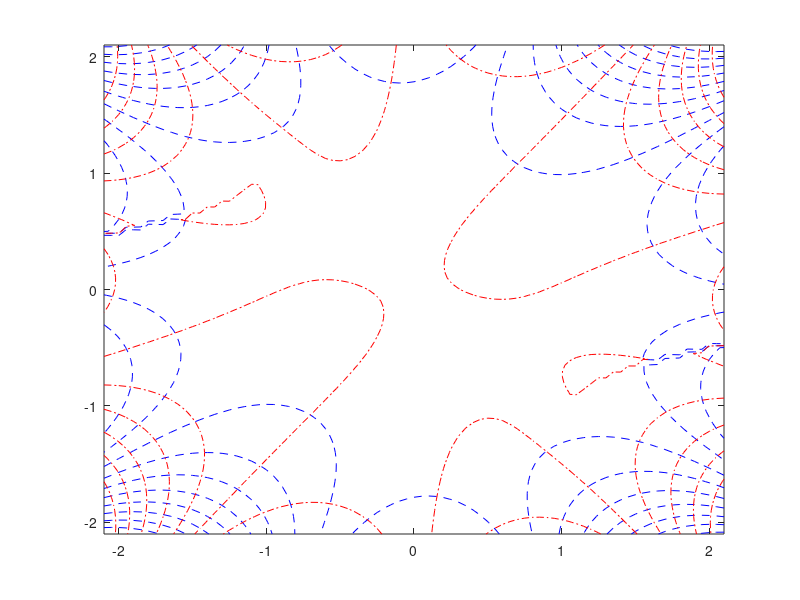
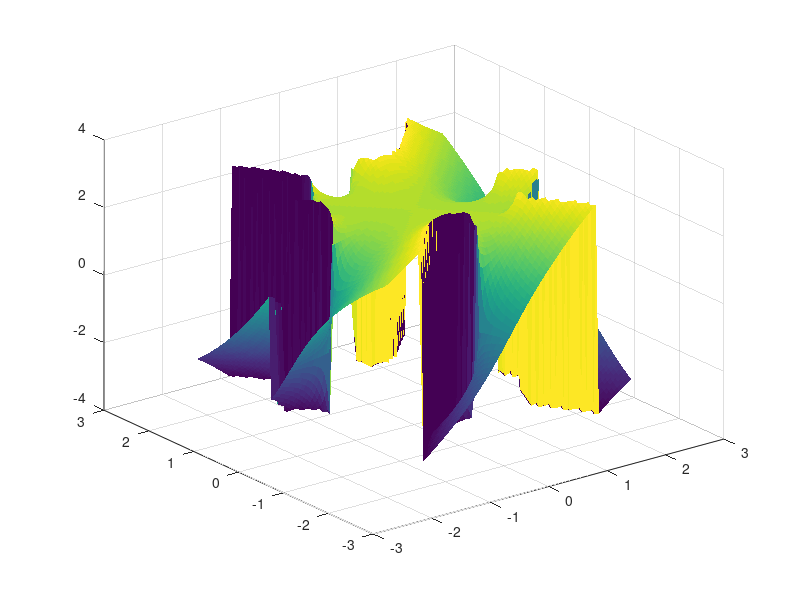
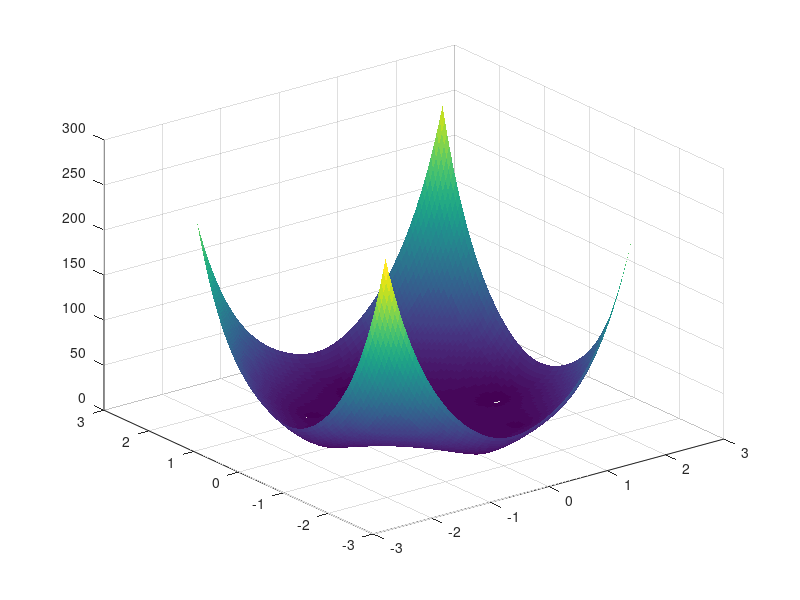

Write the MATLAB code that produced these figures, in order. (Note: this script raises an error after producing the figures.)
clear all
clc

%%  Complex root finder
% this is a complex root finder based on the Delves & Lynes method


% Author: Rens van Leijden, TU Delft



%% input

f = @(z) z.^4 - 16;
% f1 = @(z) 4*z.^3;
kk = 2-0.5i;
kk2 = 1-1i;
% f = @(z) sqrt(kk2^2-z.^2).*sqrt(z.^2-kk^2).*(z.^15-16)%.*(z.^4-16);
% f = @(z) sqrt(kk2^2-z.^2).*sqrt(z.^2-kk^2)
f = @(z) sqrt(kk2^2-z.^2).*(z.^4-4);
% f = @(z) z.^15-16

% function from rreusser finding roots in the complex plane
% f = @(z) sqrt(z+5+3i)*sqrt(z+5-3i)
%% input for determinant of elastic layer configuration

% c_p = real(1.719084289205639e+03 + 3.322560356224935e+01i);
% c_s = real(3.704985415873700e+02 + 1.875674989161015e+01i);
% lambda = real(5.114035573342751e+09 + 1.649233839281022e+08i);
% mu = real(2.612383107677712e+08 + 2.651871379876653e+07i);
% 
% % c_p = 297;
% % c_s = 121;
% % rho = 1700;
% % mu = c_s^2*rho;
% % lambda = c_p^2*rho-2*mu;
% E = 7e7;
% nu = 0.4;
% rho = 1700
% % lambda = E*nu/((1+nu)*(1-2*nu));
% % mu = E/(2*(1+nu));
% % c_p = sqrt((lambda+2*mu)/rho)
% % c_s = sqrt(mu/rho)
% omega = 10*2*pi;
% H = 10;
% k_p = omega/c_p;
% k_s = omega/c_s;
% 
% f = @(k_x) det([-i .* k_x -i .* exp(-i .* sqrt(omega .^ 2 ./ c_p .^ 2 - k_x .^ 2) .* H) .* k_x -i .* sqrt(omega .^ 2 ./ c_s .^ 2 - k_x .^ 2) i .* exp(-i .* sqrt(omega .^ 2 ./ c_s .^ 2 - k_x .^ 2) .* H) .* sqrt(omega .^ 2 ./ c_s .^ 2 - k_x .^ 2); -i .* sqrt(omega .^ 2 ./ c_p .^ 2 - k_x .^ 2) i .* sqrt(omega .^ 2 ./ c_p .^ 2 - k_x .^ 2) .* exp(-i .* sqrt(omega .^ 2 ./ c_p .^ 2 - k_x .^ 2) .* H) i .* k_x i .* exp(-i .* sqrt(omega .^ 2 ./ c_s .^ 2 - k_x .^ 2) .* H) .* k_x; (-omega .^ 2 ./ c_p .^ 2 .* lambda - 2 .* (omega .^ 2 ./ c_p .^ 2 - k_x .^ 2) .* mu) .* exp(-i .* sqrt(omega .^ 2 ./ c_p .^ 2 - k_x .^ 2) .* H) (-2 .* mu - lambda) .* (omega .^ 2 ./ c_p .^ 2 - k_x .^ 2) - k_x .^ 2 .* lambda 2 .* k_x .* exp(-i .* sqrt(omega .^ 2 ./ c_s .^ 2 - k_x .^ 2) .* H) .* sqrt(omega .^ 2 ./ c_s .^ 2 - k_x .^ 2) .* mu -2 .* k_x .* sqrt(omega .^ 2 ./ c_s .^ 2 - k_x .^ 2) .* mu; -2 .* mu .* k_x .* sqrt(omega .^ 2 ./ c_p .^ 2 - k_x .^ 2) .* exp(-i .* sqrt(omega .^ 2 ./ c_p .^ 2 - k_x .^ 2) .* H) 2 .* mu .* k_x .* sqrt(omega .^ 2 ./ c_p .^ 2 - k_x .^ 2) mu .* exp(-i .* sqrt(omega .^ 2 ./ c_s .^ 2 - k_x .^ 2) .* H) .* (2 .* k_x .^ 2 - omega .^ 2 ./ c_s .^ 2) k_x .^ 2 .* mu - (omega .^ 2 ./ c_s .^ 2 - k_x .^ 2) .* mu;]);
% 
% f = @(k_x) 32 .* ((((-(0.1e1 ./ 0.16e2) - exp(-2.*i .* H .* (sqrt((-k_x .^ 2 .* c_p .^ 2 + omega .^ 2) ./ c_p .^ 2) + sqrt((-k_x .^ 2 .* c_s .^ 2 + omega .^ 2) ./ c_s .^ 2))) ./ 16 - exp(-2.*i .* sqrt((-k_x .^ 2 .* c_p .^ 2 + omega .^ 2) ./ c_p .^ 2) .* H) ./ 16 - exp(-2.*i .* sqrt((-k_x .^ 2 .* c_s .^ 2 + omega .^ 2) ./ c_s .^ 2) .* H) ./ 16) .* mu + (-(0.1e1 ./ 0.32e2) - exp(-2.*i .* H .* (sqrt((-k_x .^ 2 .* c_p .^ 2 + omega .^ 2) ./ c_p .^ 2) + sqrt((-k_x .^ 2 .* c_s .^ 2 + omega .^ 2) ./ c_s .^ 2))) ./ 32 - exp(-2.*i .* sqrt((-k_x .^ 2 .* c_p .^ 2 + omega .^ 2) ./ c_p .^ 2) .* H) ./ 32 - exp(-2.*i .* sqrt((-k_x .^ 2 .* c_s .^ 2 + omega .^ 2) ./ c_s .^ 2) .* H) ./ 32) .* lambda) .* (omega .^ 4) - (-(0.1e1 ./ 0.4e1) - exp(-2.*i .* sqrt((-k_x .^ 2 .* c_p .^ 2 + omega .^ 2) ./ c_p .^ 2) .* H) ./ 4 - exp(-2.*i .* sqrt((-k_x .^ 2 .* c_s .^ 2 + omega .^ 2) ./ c_s .^ 2) .* H) ./ 4 - exp(-2.*i .* H .* (sqrt((-k_x .^ 2 .* c_p .^ 2 + omega .^ 2) ./ c_p .^ 2) + sqrt((-k_x .^ 2 .* c_s .^ 2 + omega .^ 2) ./ c_s .^ 2))) ./ 4 + exp(-i .* H .* (sqrt((-k_x .^ 2 .* c_p .^ 2 + omega .^ 2) ./ c_p .^ 2) + sqrt((-k_x .^ 2 .* c_s .^ 2 + omega .^ 2) ./ c_s .^ 2)))) .* (mu .* (c_p .^ 2) + 2 .* (c_s .^ 2) .* (mu + lambda ./ 2)) .* (k_x .^ 2) .* (omega .^ 2) ./ 4 + (-(0.1e1 ./ 0.4e1) - exp(-2.*i .* sqrt((-k_x .^ 2 .* c_p .^ 2 + omega .^ 2) ./ c_p .^ 2) .* H) ./ 4 - exp(-2.*i .* sqrt((-k_x .^ 2 .* c_s .^ 2 + omega .^ 2) ./ c_s .^ 2) .* H) ./ 4 - exp(-2.*i .* H .* (sqrt((-k_x .^ 2 .* c_p .^ 2 + omega .^ 2) ./ c_p .^ 2) + sqrt((-k_x .^ 2 .* c_s .^ 2 + omega .^ 2) ./ c_s .^ 2))) ./ 4 + exp(-i .* H .* (sqrt((-k_x .^ 2 .* c_p .^ 2 + omega .^ 2) ./ c_p .^ 2) + sqrt((-k_x .^ 2 .* c_s .^ 2 + omega .^ 2) ./ c_s .^ 2)))) .* (c_p .^ 2) .* (c_s .^ 2) .* mu .* (k_x .^ 4)) .* sqrt((-k_x .^ 2 .* c_s .^ 2 + omega .^ 2) ./ c_s .^ 2) .* sqrt((-k_x .^ 2 .* c_p .^ 2 + omega .^ 2) ./ c_p .^ 2) + (exp(-2.*i .* sqrt((-k_x .^ 2 .* c_p .^ 2 + omega .^ 2) ./ c_p .^ 2) .* H) + exp(-2.*i .* sqrt((-k_x .^ 2 .* c_s .^ 2 + omega .^ 2) ./ c_s .^ 2) .* H) - exp(-2.*i .* H .* (sqrt((-k_x .^ 2 .* c_p .^ 2 + omega .^ 2) ./ c_p .^ 2) + sqrt((-k_x .^ 2 .* c_s .^ 2 + omega .^ 2) ./ c_s .^ 2))) - 1) .* ((omega .^ 4) .* ((0.3e1 ./ 0.4e1) .* mu + lambda ./ 8) - (0.3e1 ./ 0.4e1) .* (mu .* (c_p .^ 2) + (0.4e1 ./ 0.3e1) .* (c_s .^ 2) .* (mu + lambda ./ 4)) .* (k_x .^ 2) .* (omega .^ 2) + (c_p .^ 2) .* (c_s .^ 2) .* (k_x .^ 4) .* mu) .* (k_x .^ 2) ./ 4) .* mu ./ (c_p .^ 2) ./ (c_s .^ 2);

%% plotting for check
% dx = 5e-3;
% re_min = -max(real(k_s))/0.2;
% re_max = 2*max(real(k_s))/0.2;
% im_min = -3;
% im_max = 50d-6;
% % im_max = 0.1;
% 
% % meshgrid and final complex value in matrix Z
% [X,Y] = meshgrid(re_min:dx:re_max,im_min:dx:im_max);
% Z = X + 1i.*Y;
% 
% fz = zeros(size(Z));
% for ii = 1:size(Z,1)
%     for ij = 1:size(Z,2)
%         fz(ii,ij) = f(Z(ii,ij));
%     end    
% end
% 
% 
% del = 0;
% a   = 1e-6:1e-5:real(k_p);
% b   = real(k_p)*imag(k_p)./a;
% b0  = (real(k_p)*imag(k_p))*(1+1.e-10)./a;
% % 
% c   = 1e-6:1e-5:real(k_s);
% d   = real(k_s)*imag(k_s)./c;
% d0  = (-del+real(k_s)*imag(k_s))*(1-1.e-10)./c;
% 
% figure;
% contour(real(Z),imag(Z),real(fz),'b--')
% hold on 
% contour(real(Z),imag(Z),imag(fz),'r-.')
% plot(a,b,'--k', 'LineWidth',0.5)
% plot(c,d,'--k', 'LineWidth',0.5)
% scatter(real(omega/c_p),imag(omega/c_p),'magenta')
% scatter(real(omega/c_s),imag(omega/c_s),'cyan')
% % surf(X,Y,angle(fz),'EdgeColor','none')
% % surf(X,Y,abs(fz),'EdgeColor','none')
% ylim([im_min,im_max])
%% plotting contour, angle, and absolute value

dx = 50e-3;

re_min = -2.1;
re_max = 2.1;
im_min = -2.1;
im_max = 2.1;

% meshgrid and final complex value in matrix Z
    [X,Y] = meshgrid(re_min:dx:re_max,im_min:dx:im_max);
    Z = X + 1i.*Y;

% clearvars X Y % delete variables X Y for saving memory


% plotting the contour
    figure
    contour(real(Z),imag(Z),real(f(Z)),'b--')
    hold on
    contour(real(Z),imag(Z),imag(f(Z)),'r-.')
    hold off
% plotting the angle
    figure
    surf(X,Y,angle(f(Z)),'EdgeColor','none')
% plotting the absolute value    
    figure
    surf(X,Y,abs(f(Z)),'EdgeColor','none')

%% Testing Argument principle code by Yaxi

% integration step
    re_length = re_max-re_min;
    im_length = im_max-im_min;
    w_step = min(0.01 * min(re_max - re_min, im_max - im_min), 0.0001);

% number of roots
%     Nroots = argument_principle_yaxi(f,re_min, re_max, im_min, im_max, w_step)
    Nroots = argument_principle_yaxi_clean(f,re_min, re_max, im_min, im_max, w_step)

%% Testing argument principle code by Rens

 % Circle
    Nint = 1e4;
    z0 = mean(Z); % middle of the rectangle as z0
    z0=0;
    r0 = 0.5*sqrt(re_length^2+im_length^2); % radius of circle equal to diagonal of rectangular / square search domain
    r0 = 3;
    k = 0:1:Nint-1;
    Zcirc = z0 + r0*exp(2*pi*1i.*k/Nint);

% plotting
    figure
    contour(real(Z),imag(Z),real(f(Z)),'b--')
    hold on
    contour(real(Z),imag(Z),imag(f(Z)),'r-.')
    plot(real(Zcirc),imag(Zcirc))
    hold off    

% Number of roots
    Nroots2 = findnumberofroots(f,Zcirc,'option_der','numerical',z0,r0,Nint)

%% testing methods

% Z = Vertices_Rectangular(re_min,re_max,im_min,im_max,'Npoints',1e6);
% 
re_length = re_max-re_min;
im_length = im_max-im_min;
% % initial circle
z0 = mean(Z); % middle of the rectangle as z0
z0=0
r0 = 0.5*sqrt(re_length^2+im_length^2); % radius of circle equal to diagonal of rectangular / square search domain
r0 = 3
% 
Npoints = length(Z);
% 
% % Args = zeros(Npoints,1);
% % for ii = 1:Npoints-1
% %     Args(ii) = angle(f(Z(ii+1)/f(Z(ii))));
% % end
% % Args(Npoints) = angle(f(Z(1)/f(Z(Npoints))));
% % 
% % Nroots = 1/2/pi*sum(Args)

w_step = min(0.01 * min(re_max - re_min, im_max - im_min), 0.0001);

Nroots = argument_principle_yaxi(f,re_min, re_max, im_min, im_max, w_step)
% Nroots2 = findnumberofroots(f,Z,'option_der','numerical',z0,r0,Npoints);

%% other paper 

% % circle origin and radius
% Npoints = 1e6;
% z0 = 2-2i;
% % z0 = 0-5i;
% % z0 = 5;
% z0 = 0;
% r0 = 1.5;
% % integration parameter
% k = 0:1:Npoints-1;
% 
% Z = z0 + r0*exp(2*pi*1i.*k/Npoints);
% 
% % plot for check
% % figure;
% hold on
% scatter(real(Z),imag(Z))
% hold off
% % title('Search domain circle')
% 
% 
% 
% 
% % n = Npoints;
% % fk = f(Z);
% % c = fft(fk)/n;
% % cp = (1:n-1).*c(2:end);
% % ppzk = n*ifft([cp 0])/r0;
% K = findnumberofroots(f,Z,'option_der','rootsofunity',z0,r0,Npoints)


% s = ifft(ppzk./fk);
% H = hankel(s(2:K+1), s(K+1:2*K));
% H2 = hankel(s(3:K+2), s(K+2:2*K+1));
% w = r0*eig(H2,H)+z0;


%%%%%%%%%%%%%%%%%%%%%%%%%%%%%%%%%%%%%%%%%%
%% Circle subdomain - finding and polishing roots at the end

% search domain
re_min = -5;
re_max = 5;
im_min = -5;
im_max = 5;

% plot search domain as rectangular domain inscribing a circle
Z = Vertices_Rectangular(re_min,re_max,im_min,im_max,1000);
% figure;
scatter(real(Z),imag(Z));
% lengths of domain
re_length = re_max-re_min;
im_length = im_max-im_min;
% initial circle
z0 = mean(Z); % middle of the rectangle as z0
r0 = 0.5*sqrt(re_length^2+im_length^2); % radius of circle equal to diagonal of rectangular / square search domain
k = 0:1:1000-1;
circ1 = z0 + r0 * exp(2*pi*1i.*k/1000);
hold on
h2 = scatter(real(circ1),imag(circ1));


% amount of zeroes
Npoints = 1e6;
Nroots = findnumberofroots(f,Z,'option_der','rootsofunity',z0,r0,Npoints);

% check if max # of roots are in the initial domain, if so calculate the
% roots
Nmax_domain = 2;
% if Nroots <= Nmax_domain
%     Npoints = 1e6;
%     roots_total = findrootsindomain3(f,z0,r0,Npoints,Nroots);
% % if not then start the while loop
% else    
    % intialise the first domain with mid-point, radii
    Domains = [z0, r0];
    
    % domains which will be evaluated further for the roots [r0,z0,Nroots of the domains]
    SearchDomains = [];    
    
    plot = 1;

    % start the while loop
    Nfound = 0;
    while Nfound == 0
        
        Domains_new = [];
        % subdivide the domain(s)
        for iD = 1:size(Domains,1)
            new_circles = subdivide_8circles(Domains(iD,1),Domains(iD,2));
            Domains_new = [Domains_new; ...
                            new_circles];
%             % plotting
%             if plot == 1
%                 for iCircle = 1:size(new_circles,1)
%                     plot_circle = new_circles(iCircle,1) + new_circles(iCircle,2)*exp(2*pi*1i.*k/1000);
%                     scatter(real(plot_circle),imag(plot_circle),'red')
%                 end
%             end
        end
        
        Domains = [];
        % for every domain check the # of roots
        for iD = 1:size(Domains_new,1)
            % plotting
            if plot == 1
                delete(h2)
                plot_circle = Domains_new(iD,1) + Domains_new(iD,2)*exp(2*pi*1i.*k/1000);
                h2 = scatter(real(plot_circle),imag(plot_circle),'red');
            end
            % calculate # of roots in the subdomain
            Nroots_subdomain = findnumberofroots(f,Z,'option_der','rootsofunity',Domains_new(iD,1),Domains_new(iD,2),Npoints)
            
            % if the imaginary part is not equal to zero we have crossed a
            % branch cut and we must subdivide, but if and only if there is
            % a potential root (thus if real part is 1, 1.5, 2, 2.5, etc.
            if imag(Nroots_subdomain) ~= 0 && mod(real(Nroots_subdomain),0) - mod(real(Nroots_subdomain),1) ~= 0
                Domains = [Domains; ...
                            Domains_new(iD,:)];                
            
            % if we have crossed a branch cut but there are no potential
            % roots then we don't subdivide (check if imaginary part is not
            % equal to zero suffices)
            elseif imag(Nroots_subdomain) ~= 0 
                continue
            
            % if # of roots in subdomain is smaller or equal to max # of
            % roots then save domain for root finding for later
            elseif Nroots_subdomain <= Nmax_domain && Nroots_subdomain > 0 && mod(Nroots_subdomain,1) ~= 0.5
                SearchDomains = [SearchDomains; ...
                                 Domains_new(iD,:), Nroots_subdomain];
                if plot == 1
                    plot_circle = Domains_new(iD,1) + Domains_new(iD,2)*exp(2*pi*1i.*k/1000);
                    scatter(real(plot_circle),imag(plot_circle),'green');
                end
                
            % if not, then check if there are more than Nmax_domain roots
            % in the domain, then we must subdivide. If not, e.g. equal to
            % zero, we exclude that subdomain by doing.. nothing (:
            elseif Nroots_subdomain > Nmax_domain 
                Domains = [Domains; ...
                            Domains_new(iD,:)];
            
            % if it gives either NaN or Inf values we know the contour is
            % over a zero thus we must divide that domain further
            elseif isnan(Nroots_subdomain) || isinf(Nroots_subdomain)
                Domains = [Domains; ...
                            Domains_new(iD,:)];
            
            % if we encounter a branch point we get halve values, when the
            % Nroots is 0.5 we have no other root, when it is e.g. 1.5
            % there may be a root so subdivide
            elseif Nroots_subdomain - mod(Nroots_subdomain,1) ~= 0
                Domains = [Domains; ...
                            Domains_new(iD,:)];
            end
        end
        
        % end while loop if Domains remains zero in size - SHOULD OPTIMISE
        % THIS
        if size(Domains,1) == 0
            Nfound = 1;
        end

    end
% end    

%  now use the searchdomains to look for the roots and optimise them
roots = [];
for iD = 1:size(SearchDomains,1)
    roots_found = findrootsindomain3(f,SearchDomains(iD,1),SearchDomains(iD,2),Npoints,SearchDomains(iD,3));
    roots = [roots; ...
                    roots_found];
end

% remove duplicates
tol = 1e-6;
roots = uniquetol([real(roots), imag(roots)],tol, 'ByRows',true);

% check if the final ones obey the search domain and delete the ones that
% don't
roots(find(real(roots) < re_min | real(roots) > re_max | imag(roots) < im_min | imag(roots) > im_max)) = [];


%%%%%%%%%%%%%%%%%%%%%%%%%%%%%%%%%%%%%%%%%%
%% Circle subdomain - finding and polishing roots during the while loop

% search domain
% re_min = 0.55;
% re_max = 0.565;
% im_min = -0.01;
% im_max = 0.01;

% plot search domain as rectangular domain inscribing a circle
Z = Vertices_Rectangular(re_min,re_max,im_min,im_max,1000);
% figure;
scatter(real(Z),imag(Z));
% lengths of domain
re_length = re_max-re_min;
im_length = im_max-im_min;
% initial circle
z0 = mean(Z); % middle of the rectangle as z0
r0 = 0.5*sqrt(re_length^2+im_length^2); % radius of circle equal to diagonal of rectangular / square search domain
k = 0:1:1000-1;
circ1 = z0 + r0 * exp(2*pi*1i.*k/1000);
hold on
h2 = scatter(real(circ1),imag(circ1));
h3 = scatter(real(circ1),imag(circ1));

% amount of zeroes
Npoints = 1e6;
Nroots_domain = findnumberofroots(f,Z,'option_der','rootsofunity',z0,r0,Npoints);

% for now lets just say that every time we cross a branch cut we include a
% branch point and thus the total amount of roots must be adjusted
Nroots_domain = real(Nroots_domain) - imag(Nroots_domain)*0.5;

% check if max # of roots are in the initial domain, if so calculate the
% roots
Nmax_domain = 3;
% if Nroots <= Nmax_domain
%     Npoints = 1e6;
%     roots_total = findrootsindomain3(f,z0,r0,Npoints,Nroots);
% % if not then start the while loop
% else    
    % intialise the first domain with mid-point, radii
    Domains = [z0, r0];
    
    % domains which will be evaluated further for the roots [r0,z0,Nroots of the domains]
    SearchDomains = [];    
    
    % option for plotting or not (debugging)
    plot = 1;
    
    % empty array to store the roots (MIGHT THINK ABOUT PREALLOCATING A
    % LARGE  VARIABLE FOR SPEED (NOT SURE IF NECESSARY ATM)
    roots = [];
    % start the while loop
    Nfound = 0;
    while Nfound ~= Nroots_domain
        
        % set / re-set the array for storing the new subdivided search
        % domains
        Domains_new = [];
        % subdivide the domain(s)
        for iD = 1:size(Domains,1)
            new_circles = subdivide_8circles(Domains(iD,1),Domains(iD,2));
            Domains_new = [Domains_new; ...
                            new_circles];
%             % plotting
%             if plot == 1
%                 for iCircle = 1:size(new_circles,1)
%                     plot_circle = new_circles(iCircle,1) + new_circles(iCircle,2)*exp(2*pi*1i.*k/1000);
%                     scatter(real(plot_circle),imag(plot_circle),'red')
%                 end
%             end
        end
        
        % do the same for the old one
        Domains = [];

        % for every domain check the # of roots
        for iD = 1:size(Domains_new,1)
            % plotting
            if plot == 1
                delete(h2)
                plot_circle = Domains_new(iD,1) + Domains_new(iD,2)*exp(2*pi*1i.*k/1000);
                h2 = scatter(real(plot_circle),imag(plot_circle),'red');
            end
            % calculate # of roots in the subdomain
            Nroots_subdomain = findnumberofroots(f,Z,'option_der','rootsofunity',Domains_new(iD,1),Domains_new(iD,2),Npoints);
            
            % if the imaginary part is not equal to zero we have crossed a
            % branch cut and we must subdivide, but if and only if there is
            % a potential root (thus if real part is 1, 1.5, 2, 2.5, etc.
            if imag(Nroots_subdomain) ~= 0 && mod(real(Nroots_subdomain),0) - mod(real(Nroots_subdomain),1) ~= 0
                Domains = [Domains; ...
                            Domains_new(iD,:)];                
            
            % if we have crossed a branch cut but there are no potential
            % roots then we don't subdivide (check if imaginary part is not
            % equal to zero suffices)
            elseif imag(Nroots_subdomain) ~= 0 
                continue
            
            % if # of roots in subdomain is smaller or equal to max # of
            % roots then start the root-finding
            elseif Nroots_subdomain <= Nmax_domain && Nroots_subdomain > 0 && mod(Nroots_subdomain,1) ~= 0.5
                % plot the search domain (for debugging)
                if plot == 1
                    plot_circle = Domains_new(iD,1) + Domains_new(iD,2)*exp(2*pi*1i.*k/1000);
                    scatter(real(plot_circle),imag(plot_circle),'green');
                end
                
                % check whether any previous found roots are within the
                % same domain
                circle_vertices = Domains_new(iD,1) + Domains_new(iD,2)*exp(2*pi*1i.*k/1000);
                
                % set roots_prevfound to an empty array and check for any
                % previous roots
                roots_prevfound = [];
                if any(inpolygon(real(roots),imag(roots),real(circle_vertices),imag(circle_vertices)))
                    % amount of previously founded roots within this domain
                    Nprev_found = length(roots(inpolygon(real(roots),imag(roots),real(circle_vertices),imag(circle_vertices))));
                    % if there are no roots left to be found within the
                    % domain continue with the next iteration
                    if Nroots_subdomain - Nprev_found == 0
                        continue
                    else
                        % otherwise assign the previous found roots to a
                        % vector to use for local deflation
                        roots_prevfound = roots(inpolygon(real(roots),imag(roots),real(circle_vertices),imag(circle_vertices)));
                    end
                end
                
                % find the roots in the sub-domain
                roots_subdomain = findrootsindomain3(f,Domains_new(iD,1),Domains_new(iD,2),Npoints,Nroots_subdomain,roots_prevfound);
                
                % check whether any of the found roots are outside the
                % largest circle (which is larger than the real search
                % domain) and delete those, also make Nfound smaller based
                % on this
                statement = inpolygon(real(roots_subdomain),imag(roots_subdomain),real(circ1),imag(circ1));
                if any(statement) == 0
                    roots_subdomain(statement==0) = [];
                end
                    
                % once finished add the total number of uniquely found
                % roots to Nfound and the total found roots list
                Nfound = Nfound + length(roots_subdomain);
                roots = [roots; ...
                         roots_subdomain];
                
                % plot if wanted as well
                if plot == 1
                    scatter(real(roots_subdomain),imag(roots_subdomain))
                end
                
                % stop the whole for loop of the domain if all roots have
                % been found
                if Nfound == Nroots_domain
                    break
                end

            % if not, then check if there are more than Nmax_domain roots
            % in the domain, then we must subdivide. If not, e.g. equal to
            % zero, we exclude that subdomain by doing.. nothing (:
            elseif Nroots_subdomain > Nmax_domain 
                Domains = [Domains; ...
                            Domains_new(iD,:)];
            
            % if it gives either NaN or Inf values we know the contour is
            % over a zero thus we must divide that domain further
            elseif isnan(Nroots_subdomain) || isinf(Nroots_subdomain)
                Domains = [Domains; ...
                            Domains_new(iD,:)];
            
            % if we encounter a branch point we get halve values, when the
            % Nroots is 0.5 we have no other root, when it is e.g. 1.5
            % there may be a root so subdivide
            elseif Nroots_subdomain - mod(Nroots_subdomain,1) ~= 0
                Domains = [Domains; ...
                            Domains_new(iD,:)];
            end
        end
        
%         % end while loop if Domains remains zero in size - SHOULD OPTIMISE
%         % THIS
%         if size(Domains,1) == 0
%             Nfound = 1;
%         end

    end
% end    


% check if the final ones obey the search domain and delete the ones that
% don't
roots(find(real(roots) < re_min | real(roots) > re_max | imag(roots) < im_min | imag(roots) > im_max)) = [];


%%%%%%%%%%%%%%%%%%%%%%%%%%%%%%%%%%%%%%%%%%
%%  Rectangle

% % set the boundaries of the domain and discretise the 4 vertices
% % z = re + i*im
% re_min = -5;
% re_max = 5;
% im_min = 0;
% im_max = 5;
% 
% 
% Z = Vertices_Rectangular(re_min,re_max,im_min,im_max,Npoints);
% 
% % figure;
% % plot(Z,abs(f(Z)))
% 
% % % plot for check
% % figure;
% % scatter(real(Z),imag(Z))
% % title('Search domain rectangle')
% 
% % % construct circle that is around the rectangle/square
% % z0 = mean(Z);
% % x = max(real(Z))-min(real(Z));
% % y = max(imag(Z))-min(imag(Z));
% % r0 = max(x,y);
% % t = linspace(0,1,Npoints);
% % t = t(1:end-1);
% % Z = z0 + r0/2*exp(2*pi*1i.*t);
% % 
% % hold on 
% % scatter(real(Z),imag(Z))
% 
% % amount of zeroes
% N = findnumberofroots(f,Z,'df',f1)
% 
% % finding the roots
% roots_m = findrootsindomain2(f,Z,N,'df',f1)
% 
% 
% 
% 
% 
% % Z = linspace(-5,5,1e5);
% % a = f(Z);
% % b = a.*exp(-floor(log(max(abs(a)))));

%% rectangle subdomain stuff

% re_min = -1;
% re_max = 1;
% im_min = -1;
% im_max = -0.1;


Npoints = 1e5;

% generate first large rectangle
Z = Vertices_Rectangular(re_min,re_max,im_min,im_max);
% plot for check
figure;
scatter(real(Z),imag(Z))
title('Search domain rectangle')


% Nroots = findnumberofroots(f,Z,'df',f1);
w_step = min(0.01 * min(re_max - re_min, im_max - im_min), 0.0001);
Nroots = argument_principle(f,re_min, re_max, im_min, im_max, w_step)

% if original domain only contains Nmax_domain roots then just search for
% them immediately..
Nmax_domain = 1;
if Nroots <= Nmax_domain
%     Roots_total = findrootsindomain2(f,Z,Nroots,'df',d1);
    Roots_total = findrootsindomain2(f,Z,Nroots);
    
else
    % if not then start the while loop
    
    % start with the original large domain [re_min, re_max, im_min, im_max, # total roots in total domain]
    Domains = [re_min,re_max,im_min,im_max, Nroots];

    % value by which to divide the domains
    n_divide = 3;
    
    % domains which will be evaluated further for the roots [# of boxes,    4x boundaries]
    SearchDomains = [];
    
    Nfound = 0;
    while Nfound ~= Nroots

        % loop over each domain, starting of course with the original
        % domain. First determine amount of domains
        nB = size(Domains,1);
        % initialise variable for holding the new Domains already (thus
        % resetting)
        Domains_new = [];
        % now loop over all the current domains
        for inB = 1:nB

            % get boundaries of that domain and calculate the lengths
            re_min = Domains(inB,1);
            re_max = Domains(inB,2);
            im_min = Domains(inB,3);
            im_max = Domains(inB,4);
            length_re = re_max - re_min;
            length_im = im_max - im_min;
            
            % Divide them by arbitrary number n_divide based on the
            % largest side
%             LargestLength = max(length_re,length_im);
%             ind_LargestLength = find([length_re,length_im]==LargestLength);
%             if ind_LargestLength == 1
%                 length_re = length_re/n_divide;
%             else
%                 length_im = length_im/n_divide;
%             end
            % divide all, thus we get only new squares and no rectangles
            length_re = length_re/n_divide;
            length_im = length_im/n_divide;
            
            % determine how many new rectangles there are
            nB_re = (re_max-re_min)/length_re;
            nB_im = (im_max-im_min)/length_im;
            nB_tot = nB_re*nB_im;  
            % cell to not fuck up sizes later on (lazy code rewriting tbh)
            Domains_divided = cell(nB_re,nB_im);
            
            % now create vertices [# real boxes, # imag boxes]
            vertices = cell(nB_re,nB_im); %zeros(nB_re,nB_im,4);
            for inB_re = 1:nB_re
                for inB_im = 1:nB_im
                    % real boundaries
                    Bre_min = re_min + (inB_re-1) * length_re;
                    Bre_max = re_min + inB_re * length_re;
                    % imaginary boundaries
                    Bim_min = im_min + (inB_im-1) * length_im;
                    Bim_max = im_min + inB_im * length_im;
    %                 % store them
                    Domains_divided{inB_re,inB_im} = [Bre_min, Bre_max, Bim_min, Bim_max];
                    % calculate vertices directly
                    vertices{inB_re,inB_im} = Vertices_Rectangular(Bre_min,Bre_max,Bim_min,Bim_max);
                    plot = 1;
                    if plot == 1
                        hold on
                        scatter(real(vertices{inB_re,inB_im}),imag(vertices{inB_re,inB_im}))
                    end    
                end
            end

            % loop over the new boxes and find the number of roots inside each
            % one of them - IMPLEMENT LATER TO SKIP THE BOXES THAT ALREADY HAVE
            % Nmax_domain INSIDE OF THEM
            
            for inB_re = 1:nB_re
                for inB_im = 1:nB_im
                    % original
%                     Nroots_subdomains = findnumberofroots(f,vertices{inB_re,inB_im},'df',f1);
                    % argument principle
                    Bre_min = Domains_divided{inB_re,inB_im}(1);
                    Bre_max = Domains_divided{inB_re,inB_im}(2);
                    Bim_min = Domains_divided{inB_re,inB_im}(3);
                    Bim_max = Domains_divided{inB_re,inB_im}(4);
                    w_step = min(0.01 * min(Bre_max - Bre_min, Bim_max - Bim_min), 0.0001);
                    Nroots_subdomains = argument_principle(f,Bre_min, Bre_max, Bim_min, Bim_max, w_step);
                    % statement to save the domain that satisfies the condition for search later
                    if Nroots_subdomains <= Nmax_domain && Nroots_subdomains ~= 0
                        % store the domains boundaries for saving memory
                        SearchDomains = [SearchDomains; ...
                                        Domains_divided{inB_re,inB_im} Nroots_subdomains];

                        % add to Nfound the amount of roots in this domain
                        Nfound = Nfound + Nroots_subdomains;

                    % statement to check whether we need to keep subdivide current domain 
                    elseif Nroots_subdomains > Nmax_domain 
                        Domains_new = [Domains_new; ...
                                        Domains_divided{inB_re,inB_im} Nroots_subdomains];
                    
                    % statement to check whether we don't have to search further in the current domain    
                    elseif Nroots_subdomains == 0   
                           % do nothing?
                    end
                end
            end
        end
        Domains = Domains_new;
    end
end    

% now loop over Searchdomains to find the roots
Roots_total = [];
for iNsearchdomains = 1:size(SearchDomains,1)
    % amount of roots in specific searchdomain
    Nroots_domain = SearchDomains(iNsearchdomains,end);
    % calculate vertices
    re_min = SearchDomains(iNsearchdomains,1);
    re_max = SearchDomains(iNsearchdomains,2);
    im_min = SearchDomains(iNsearchdomains,3);
    im_max = SearchDomains(iNsearchdomains,4);
    Z = Vertices_Rectangular(re_min,re_max,im_min,im_max);
    % calculate roots
%     Roots = findrootsindomain2(f,Z,Nroots_domain,'df',f1);
    % old method with newton polynomial
%     Roots = findrootsindomain2(f,Z,Nroots_domain);
    % Peter & Kravanja eigenvalue problem
    z0 = mean(Z);
    x = max(real(Z))-min(real(Z));
    y = max(imag(Z))-min(imag(Z));
    r0 = max(x,y);
    Roots = findrootsindomain3(f,z0,r0,Npoints,Nroots_domain)
    % assign roots
    Roots_total = [Roots_total; ...
                    Roots];
end
Roots_total
hold on
scatter(real(Roots_total),imag(Roots_total))
%% old rectangle stuff


% re_min = -7;
% re_max = 5;
% im_min = -7;
% im_max = 5;
% 
% Npoints = 1e5;
% 
% % generate first large rectangle
% Z = Vertices_Rectangular(re_min,re_max,im_min,im_max);
% % plot for check
% figure;
% scatter(real(Z),imag(Z))
% title('Search domain rectangle')
% 
% Nmax_domain = 1; % maximum # of roots in domain before starting to search for the roots themselves
% Nroots = findnumberofroots(f,Z,'df',f1);
% Nfound = 0;
% 
% % if original domain only contains Nmax_domain roots then just search for
% % them immediately..
% % if Nroots == Nmax_domain
% %     roots_m = findrootsindomain2(f,Z,Nroots,'df',d1);
% % else
%     % if not then start the while loop
%     
%     % start with determining the length of the large domain
% 
%     
%     Domains = {[re_min,re_max,im_min,im_max]};
% 
%     % value by which to divide
%     n_divide = 2;
%     
%     % domains which will be evaluated further for the roots [# real boxes, # imag boxes]
%     SearchDomains = [];
% 
% %     while Nfound ~= Nroots
% 
%         % loop over each domain, starting of course with the original
%         % domain. First determine amount of domains
%         [nB_im,nB_re] = size(Domains);
%         
% 
% 
%         % now loop over all the current domains
%         for inB_re = 1:nB_re
%             for inB_im = 1:nB_im
%                 
%                 % get boundaries of that domain and calculate the lengths
%                 re_min = Domains{inB_re,inB_im}(1);
%                 re_max = Domains{inB_re,inB_im}(2);
%                 im_min = Domains{inB_re,inB_im}(3);
%                 im_max = Domains{inB_re,inB_im}(4);
%                 length_re = re_max - re_min;
%                 length_im = im_max - im_min;
%                 
%                 % Divide them by arbitrary number n_divide based on the
%                 % largest side
%                 LargestLength = max(length_re,length_im);
%                 ind_LargestLength = find([length_re,length_im]==LargestLength);
%                 if ind_LargestLength == 1
%                     length_re = length_re/n_divide;
%                 else
%                     length_im = length_im/n_divide;
%                 end
%                 
%                 % determine how many new rectangles there are
%                 nB_re_new = (re_max-re_min)/length_re;
%                 nB_im_new = (im_max-im_min)/length_im;
%                 nB_tot_new = nB_re_new*nB_im_new;  
%                 Domains_divided = cell(nB_re_new,nB_im_new);
%                 
%                 % now create vertices [# real boxes, # imag boxes]
%                 vertices = cell(nB_re_new,nB_im_new); %zeros(nB_re,nB_im,4);
%                 for inB_re_new = 1:nB_re_new
%                     for inB_im_new = 1:nB_im_new
%                         % real boundaries
%                         Bre_min = re_min + (inB_re_new-1) * length_re;
%                         Bre_max = re_min + inB_re_new * length_re;
%                         % imaginary boundaries
%                         Bim_min = im_min + (inB_im_new-1) * length_im;
%                         Bim_max = im_min + inB_im_new * length_im;
%         %                 % store them
%                         Domains_divided{inB_re_new,inB_im_new} = [Bre_min, Bre_max, Bim_min, Bim_max];
%                         % calculate vertices directly
%                         vertices{inB_re_new,inB_im_new} = Vertices_Rectangular(Bre_min,Bre_max,Bim_min,Bim_max);
%                         plot = 1;
%                         if plot == 1
%                             hold on
%                             scatter(real(vertices{inB_re}),imag(vertices{inB_im}))
%                         end    
%                     end
%                 end
% 
%                 % loop over the new boxes and find the number of roots inside each
%                 % one of them - IMPLEMENT LATER TO SKIP THE BOXES THAT ALREADY HAVE
%                 % Nmax_domain INSIDE OF THEM
%                 Nroots_subdomains = zeros(nB_re_new,nB_im_new);
%                 
%                 for inB_re_new = 1:nB_re_new
%                     for inB_im_new = 1:nB_im_new
%                         
%                         Nroots_subdomains(inB_re_new,inB_im_new) = findnumberofroots(f,vertices{inB_re_new,inB_im_new},'df',f1);
%                         
%                         % statement to save the domain that satisfies the condition for search later on and skip over that specific box later on
%                         if Nroots_subdomains(inB_re_new,inB_im_new) <= Nmax_domain && Nroots_subdomains(inB_re_new,inB_im_new) ~= 0
%                             % store the domains boundaries for saving
%                             % memory
%                             SearchDomains = [SearchDomains; ...
%                                             Domains_divided{inB_re_new,inB_im_new}];
% %                             SearchDomains = {SearchDomains; ...
% %                                              {vertices{inB_re_new,inB_im_new}}};
%                         
%                         % statement to check whether we need to keep subdivide current domain 
%                         elseif Nroots_subdomains(inB_re_new,inB_im_new) > Nmax_domain 
%                             Domains_new{inB_re_new,inB_im_new} = Domains_divided{inB_re_new,inB_im_new};
%                         
%                         % statement to check whether we don't have to search further in the current domain    
%                         elseif Nroots_subdomains(inB_re_new,inB_im_new) == 0   
%                                % do nothing?
%                         end
%                     end
%                 end
% 
% 
% 
%             end
%         end
% 
% %  end
        


%% functions to be used

function Rvert = Vertices_Rectangular(min_re,max_re,min_im,max_im,varargin)
    
    % check whether Npoints is given or not
    if any(strcmp(varargin,'Npoints'))
        Npoints = varargin{find(strcmp(varargin,'Npoints'))+1};    
    else
        Npoints = 1e5;
    end

    % define direction, standard is anti-clockwise
    if any(strcmp(varargin,'direction'))
        direction = varargin{find(strcmp(varargin,'direction'))+1};    
    else
        direction = 'anti-clockwise';
    end
    
    
    % vertex 1: top right to top left
    vert1 = linspace(max_re+1i*max_im,min_re+1i*max_im,Npoints);
    % vertex 2: top left to bottom left
    vert2 = linspace(min_re+1i*max_im,min_re+1i*min_im,Npoints);
    % vertex 3: bottom left to bottom right
    vert3 = linspace(min_re+1i*min_im,max_re+1i*min_im,Npoints);
    % vertex 4: bottom right to top right
    vert4 = linspace(max_re+1i*min_im,max_re+1i*max_im,Npoints);
    % everything together
    Rvert = [vert1 vert2 vert3 vert4];

    % if clockwise then flip everything
    if strcmp(direction,'clockwise')
        Rvert = flip(Rvert);
    end

end

%%
% function R = findrootsindomain(f,Z,N,f1,Npoints,option_der,type_optimise)
%     arguments
%         f
%         Z (1,:) % path along to integrate (can be anything) -> not true should change this
%         N (1,1) % number of roots in the subdomain
%         f1 = 0
%         Npoints (1,1) double = 1000 
%         option_der (1,:) char {mustBeMember(option_der,{'symbolic','special1','special2','numerical'})} = 'symbolic'
%         type_optimise (1,:) char {mustBeMember(type_optimise,{'Matlab','Alternate_Newton_Rhapson'})} = 'Matlab'
%     end
% 
%     % if derivative is not given use second option for derivative
%     % determination
%     if isa(f1,'function_handle')
%         % do nothing
%     else
%         option_der = 'numerical';
%     end
%     
%     % calculate N values of s_N
%     s_N = zeros(1,N);  
%     if strcmp(option_der,'symbolic') 
%         
%         for iN = 1:N
%             s_N(iN) = trapz(Z,(Z.^iN) .* f1(Z)./f(Z)) / (2*pi*1i);
%         end
%     
%     elseif strcmp(option_der,'special1')    
%         % or calculate by other way, not using the derivative       # NOT
%         % ROBUST FOR NOW
%         for iN = 1:N
%             a = 0;
%             s_N(iN) = -iN/(2*pi*1i) * trapz(Z,Z.^(iN-1).*log10( ((Z-a).^(-N)) .* f(Z) )) + N*a^iN;
%         end
%     
%     elseif strcmp(option_der,'numerical')
%         % or numerically calculating the derivative
%         dZ = diff(Z);
%         df = diff(f(Z));
%         dfdz = df./dZ;
%         for iN = 1:N
%             s_N(iN) = trapz(Z(1:end-1),(Z(1:end-1).^iN) .* dfdz./f(Z(1:end-1))) / (2*pi*1i);
%         end
%     
%     elseif strcmp(option_der,'special2') % based on subs of w = f(z)    $ NOT WORKING FOR NOW
%         % new integration variable 
%         Z2 = f(Z);
%         for iN = 1:N
%             s_N(iN) = trapz(Z2,(Z.^iN) .* 1./f(Z2)) / (2*pi*1i);
%         end
%     end
%     
%     % calculate the polynomial coefficients (Newtons Identities)
%     e_N = ones(1,N+1);      % thus contains e0, e1, .. eN where eN = e_N(N+1)
%     for iN = 1:N
%         e = 0;
%         for ii = 1:iN
%             e = e + (-(-1)^ii)*e_N(iN+1-ii)*s_N(ii); 
%         end
%         e_N(iN+1) = (1/iN)*e;
%     end
%     
%     % create polynomial
%     p = ones(1,N+1);
%     for iN = 1:N
%         p(iN+1) = (-1)^iN * e_N(iN+1);
%     end
%     
%     
%     % calculate roots of the polynomial
%     roots_p = roots(p)
%     
%     % calculate final roots with polynomial roots as first guesses:
%     R = zeros(1,N);
%     
%     
%     if strcmp(type_optimise,'Matlab')
%         R = fsolve(f,roots_p);
%     elseif strcmp(type_optimise,'Alternate_Newton_Rhapson')
%         for iN = 1:N
%             R(iN) = root_finder_func(f,[min_re,max_re],[min_im,max_im],roots_p(iN));
%         end
%     end
% 
% 
% end

%%
function R = findrootsindomain2(f,Z,N,varargin)
    % define dependent on varargin the input parameters
    
    % check for symbolic derivative of the function
    if any(strcmp(varargin,'df'))
        f1 = varargin{find(strcmp(varargin,'df'))+1};    
        option_der = 'symbolic';     % symbolic derivative has been given
    else
        option_der = 'numerical';    % second choice for derivative of function
    end
    
    % check for which way to calculate derivative
    if any(strcmp(varargin,'option_der'))
        option_der = varargin{find(strcmp(varargin,'option_der'))+1};    % if option is given then use that
    elseif strcmp(option_der,'symbolic')
        % do nothing as symbolic has been chosen either by supplying df or
        % choosing it above
    else    
        option_der = 'numerical';    % second choice for derivative of function
    end
    
    % check for Npoints
    if any(strcmp(varargin,'Npoints'))
        Npoints = varargin{find(strcmp(varargin,'Npoints'))+1};
    else
        Npoints = 1e4; % standard a 10000 points.. must be enough I suppose
    end
    
    % check type to optimise the roots
    if any(strcmp(varargin,'type_optimise'))
       type_optimise = varargin{find(strcmp(varargin,'type_optimise'))+1};
    else
        type_optimise = 'Alternate_Newton_Rhapson'; 
    end
    % check for range_Re and range_Im
    % or maybe not, for now let it depend on Z
    min_re = min(real(Z));
    max_re = max(real(Z));
    min_im = min(imag(Z));
    max_im = max(imag(Z));

    
    
    % calculate N values of s_N
    s_N = zeros(1,N);  
    
    if strcmp(option_der,'symbolic') 
        
        for iN = 1:N
            s_N(iN) = trapz(Z,(Z.^iN) .* f1(Z)./f(Z)) / (2*pi*1i);
        end
    
    elseif strcmp(option_der,'special1')    
        % or calculate by other way, not using the derivative       # NOT
        % ROBUST FOR NOW

        % just take the midpoint, which is the mean of the whole set of Z
        a = mean(Z);
        for iN = 1:N
            s_N(iN) = -iN/(2*pi*1i) * trapz(Z,Z.^(iN-1).*log10( ((Z-a).^(-N)) .* f(Z) )) + N*a^iN;
        end
    
    elseif strcmp(option_der,'numerical')
        % or numerically calculating the derivative
        dfdz = diff(f(Z))./diff(Z);
        for iN = 1:N
            s_N(iN) = trapz(Z(1:end-1),(Z(1:end-1).^iN) .* dfdz./f(Z(1:end-1))) / (2*pi*1i);    % and taking 1 point less because of the function diff 
        end
    
    elseif strcmp(option_der,'special2') % based on subs of w = f(z)    $ NOT WORKING FOR NOW
        % new integration variable 
        Z2 = f(Z);
        for iN = 1:N
            s_N(iN) = trapz(Z2,(Z.^iN) .* 1./f(Z2)) / (2*pi*1i);
        end
    end
    
    
    % calculate the polynomial coefficients (Newtons Identities)
    e_N = ones(1,N+1);      % thus contains e0, e1, .. eN where eN = e_N(N+1)
    for iN = 1:N
        e = 0;
        for ii = 1:iN
            e = e + (-(-1)^ii)*e_N(iN+1-ii)*s_N(ii); 
        end
        e_N(iN+1) = (1/iN)*e;
    end
    
    % create polynomial final coefficients
    p = ones(1,N+1);
    for iN = 1:N
        p(iN+1) = (-1)^iN * e_N(iN+1);
    end
    
    
    % calculate roots of the polynomial
    roots_p = roots(p);
    
    % if N is not equal to 1 then optimise because we have the polynomial
    if N ~= 1
        % calculate final roots with polynomial roots as first guesses:
        R = zeros(N,1);
            
        if strcmp(type_optimise,'Matlab')
            R = fsolve(f,roots_p);
    
        elseif strcmp(type_optimise,'Alternate_Newton_Rhapson')
            for iN = 1:N
                R(iN) = root_finder_func(f,[min_re,max_re],[min_im,max_im],roots_p(iN));
            end
        end
    
    % if it is equal to one the roots is just the root of that polynomial
    % which apparently exact (:
    else
        R = roots_p;
    end
end
%%
function R = findrootsindomain3(f,z0,r0,Npoints,Nroots,roots_prevfound)
    % if no roots_prevfound is given set it to none (to circumvent creating
    % another function)
    if nargin < 6
        roots_prevfound = [];
    end

    % determine Npoints based on a step size, aka circumference divided
    % by the step size. however keep it to a maximum value 
    step_size = 1e-6;
    Npoints = round(2*pi*r0/step_size);
    if Npoints > 1e4
        Npoints = 1e4;
    end    

    % set some values
    n = Npoints;
    K = Nroots;
    
    k = [0:1:Npoints-1];
    Z = z0 + r0*exp(2*pi*1i.*k/Npoints);
    
    % calculate values f_k at points of Z
    fk = f(Z);
    % calculate Taylorcoefficients
    c = fft(fk)/n;
    % Taylor coefficients of fk'
    cp = (1:n-1).*c(2:end);
    % calculate fk'
    ppzk = n*ifft([cp 0])/r0;       % IT SEEMS THAT IF WE ARE CROSSING A BRANCH CUT PPZK GIVES VERY INACCURATE RESULTS
    
    %%%%%%%%%%%%%%%%%%%%%%%%%%%%%%%%%%%%
    if length(roots_prevfound) == 0
    % method of Austin & Kravanja:

    % root finding as eigenvalue problem
    % the moments
    s = ifft(ppzk./fk);

    % local deflation if there are any previously found roots - DOESNT WORK
    % FOR this specific method
%     if length(roots_prevfound) ~= 0
%         % change K to the new amount of roots (thus less)
%         K = K - length(roots_prevfound);
%         % loop over # of necessary s values
%         for iK = 2:(2*K+1)
%             s(iK) = s(iK) - sum(((roots_prevfound-z0)).^(iK-1));
% %             s(iK) = s(iK) - sum((roots_prevfound.^(iK-1)-z0)./r0);
%         end
%     end
    
    % Hankel matrices
    H = hankel(s(2:K+1), s(K+1:2*K));
    H2 = hankel(s(3:K+2), s(K+2:2*K+1));
    % scale with r0 and translate by z0     
    w = r0*eig(H2,H)+z0;
    
    %%%%%%%%%%%%%%%%%%%%%%%%%%%%%%%%%%%%
    else
    % method of Delves & Lynes
    
%     K = K + length(roots_prevfound);

    % calculate N values of s_N
    s_N = zeros(1,K);  

    % numerically calculating the derivative
    dfdz = diff(f(Z))./diff(Z);
    for iN = 1:K
        s_N(iN) = trapz(Z,(Z.^iN) .* ppzk./fk) / (2*pi*1i);    % and taking 1 point less because of the function diff 
    end

    if length(roots_prevfound) ~= 0
        % change K to the new amount of roots (thus less)
        K = K - length(roots_prevfound);
        % loop over # of necessary s values
        for iK = 1:K
            s_N(iK) = s_N(iK) - sum(roots_prevfound.^(iK));
        end
    end

    % calculate the polynomial coefficients (Newtons Identities)
    e_N = ones(1,K+1);      % thus contains e0, e1, .. eN where eN = e_N(N+1)
    for iN = 1:K
        e = 0;
        for ii = 1:iN
            e = e + (-(-1)^ii)*e_N(iN+1-ii)*s_N(ii); 
        end
        e_N(iN+1) = (1/iN)*e;
    end
    
    % create polynomial final coefficients
    p = ones(1,K+1);
    for iN = 1:K
        p(iN+1) = (-1)^iN * e_N(iN+1);
    end
    
    
    % calculate roots of the polynomial
    w = roots(p);
    
    end

    %%%%%%%%%%%%%%%%%%%%%%%%%%%%%%%%%%%%
    % refining the find roots

    % set type_optimise to 'Matlab' for now
    type_optimise = 'Matlab';
%     type_optimise = 'Alternate_Newton_Rhapson';
    % if N is not equal to 1 then optimise because we have the polynomial
%     if Nroots ~= 1
        % calculate final roots with polynomial roots as first guesses:
        R = zeros(Nroots,1);
            
        if strcmp(type_optimise,'Matlab')
            % old, not reliable
%             R = fsolve(f,w);
            % Based on Nelder Mead algorithm
            R = fminsearch(f,w);
    
        elseif strcmp(type_optimise,'Alternate_Newton_Rhapson')
            for iN = 1:Nroots
                R(iN) = root_finder_func(f,[min_re,max_re],[min_im,max_im],w(iN));
            end
        end
    
    % if it is equal to one the roots is just the root of that polynomial
    % which apparently exact (:
%     else
%         R = w;
%     end
% R = w;
end

%%

%%
